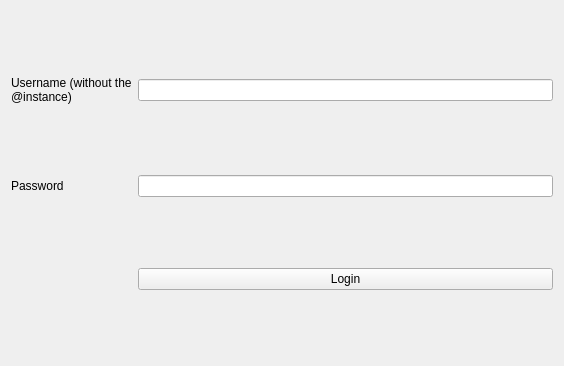
<?xml version="1.0" encoding="UTF-8"?>
<ui version="4.0">
 <class>Form</class>
 <widget class="QWidget" name="Form">
  <property name="geometry">
   <rect>
    <x>0</x>
    <y>0</y>
    <width>564</width>
    <height>366</height>
   </rect>
  </property>
  <property name="windowTitle">
   <string>Form</string>
  </property>
  <layout class="QGridLayout" name="gridLayout">
   <item row="1" column="1">
    <widget class="QLineEdit" name="password">
     <property name="echoMode">
      <enum>QLineEdit::Password</enum>
     </property>
    </widget>
   </item>
   <item row="0" column="0">
    <widget class="QLabel" name="label">
     <property name="acceptDrops">
      <bool>false</bool>
     </property>
     <property name="text">
      <string>Username (without the @instance)</string>
     </property>
     <property name="textFormat">
      <enum>Qt::AutoText</enum>
     </property>
     <property name="wordWrap">
      <bool>true</bool>
     </property>
    </widget>
   </item>
   <item row="0" column="1">
    <widget class="QLineEdit" name="username"/>
   </item>
   <item row="1" column="0">
    <widget class="QLabel" name="label_2">
     <property name="text">
      <string>Password</string>
     </property>
    </widget>
   </item>
   <item row="2" column="1">
    <widget class="QPushButton" name="submit">
     <property name="text">
      <string>Login</string>
     </property>
    </widget>
   </item>
  </layout>
 </widget>
 <resources/>
 <connections/>
</ui>
